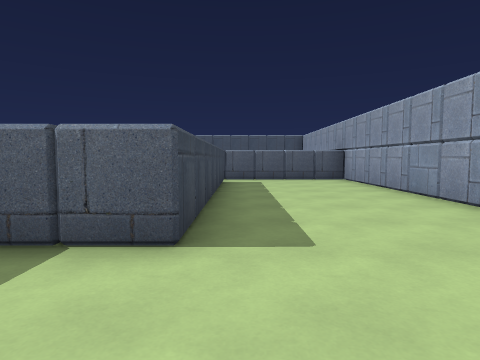
view 1 (above)

16 first-person views from a walk through a level from a Godot 3-D game. The camera is 1.3 m above the floor, tilts 4° down and sees 75° across. The floor is counted in squares, 1.8 m on a side. Each view is taken from the middle of a square. On the plan, view 1 faces up. The plan holds only what a view shows up to about 10 squares ahead; the rest is blank. Some surface patterns are stand-ins.

view 2
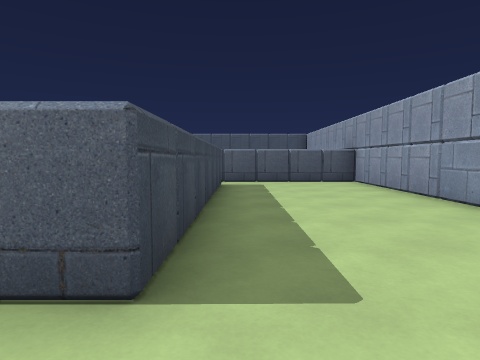

view 3
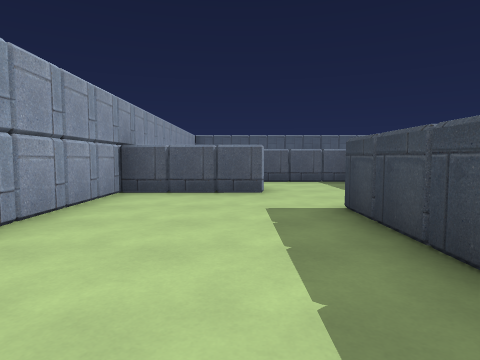

view 4
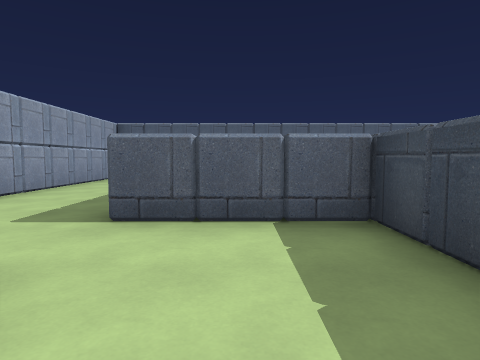

view 5
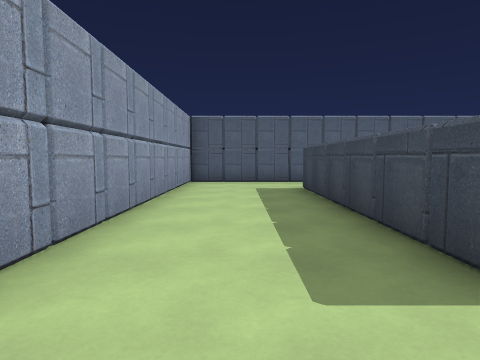

view 6
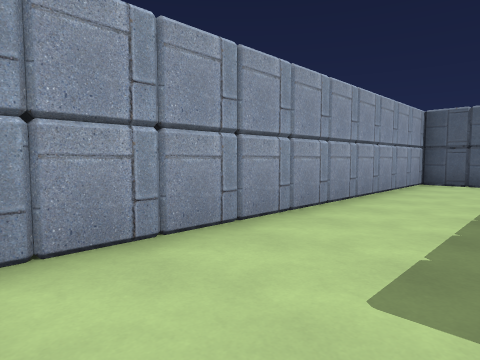

view 7
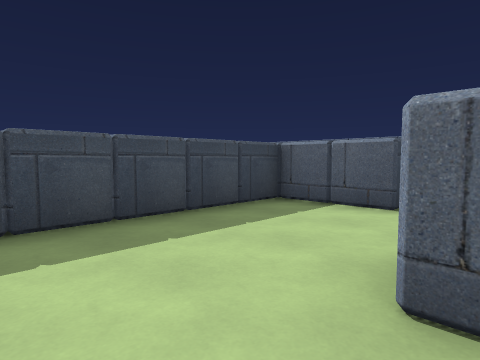

view 8
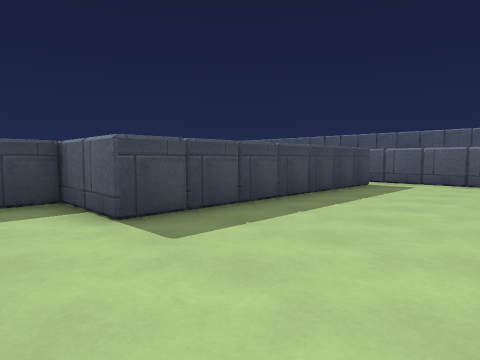

view 9
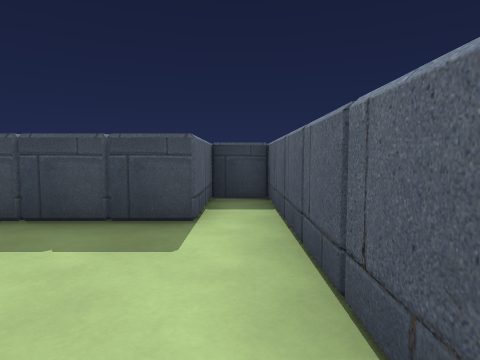

view 10
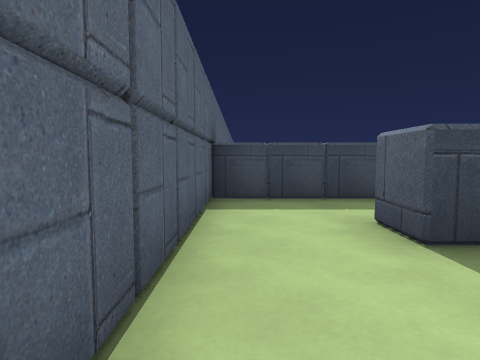

view 11
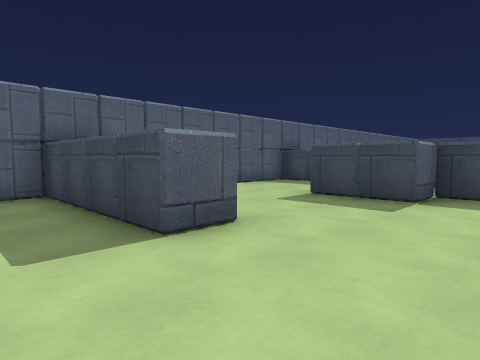

view 12
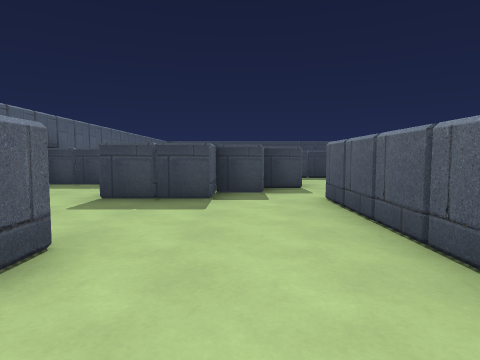

view 13
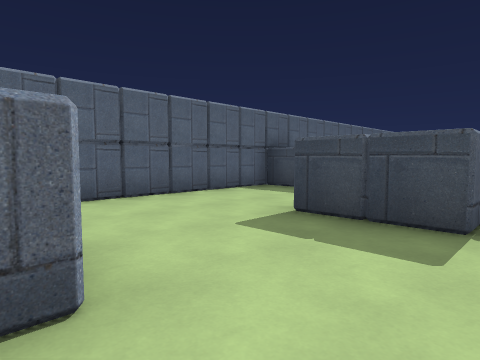

view 14
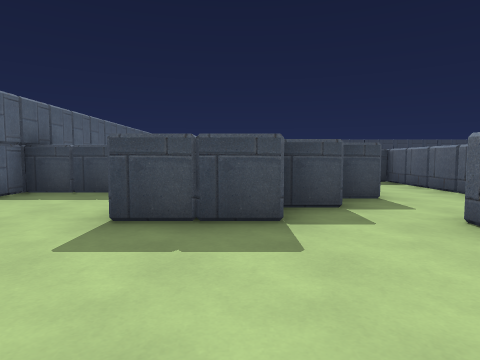

view 15
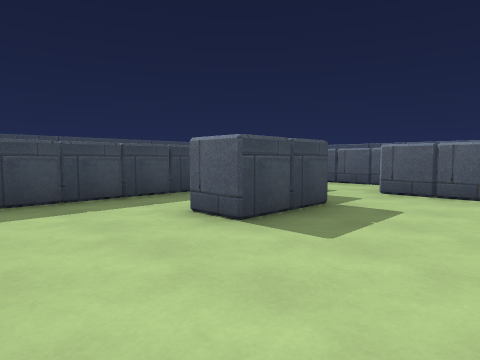

view 16
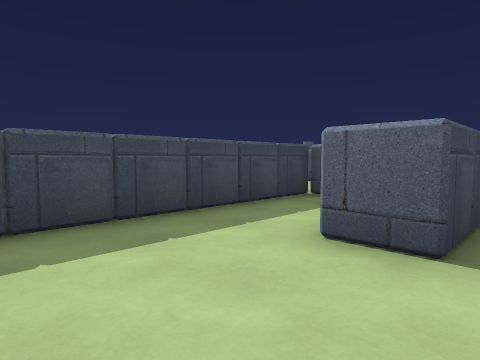

### Floor plan
Points are (right, up) in squares from view 1. A wall is a line through its corners. A room is listed if a view was taken in it or the views show most of it. See-through windows are left out.
Room 1 (views 1, 2, 3, 4, 5, 6, 7, 8, 9, 10)
walls: (0.5, 0.5) (3.5, 0.5) (3.5, 10.5) (-2.5, 10.5) (-2.5, 9.5) (-0.5, 9.5) (-0.5, 2.5) (-2.5, 2.5) (-2.5, -2.5) (0.5, -2.5); (-0.4, 3.6) (-0.5, 2.5); (-2.4, -0.5) (-2.5, -1.6); (-0.5, 4.5) (-0.4, 3.4); (0.5, -2.9) (0.5, -8.5); (-1.6, -2.4) (-0.5, -2.5); (-1.6, -2.5) (-0.4, -2.4); (0.5, -3.4) (0.6, -4.5); (0.4, -10.4) (1.5, -10.5); (0.5, -10.5) (3.5, -10.5) (3.5, -1.2)
ways out: opening at (0, -9.5) to room 3
Room 2 (views 11, 12, 13, 14, 15, 16)
walls: (-6.4, -6.4) (-6.5, -7.5) (-7.5, -7.5); (-6.5, -5.5) (-6.5, -7.5); (-7.5, -4.5) (-7.5, -5.5) (-6.5, -5.5) (-6.4, -6.5); (-3.5, -6.5) (-2.5, -6.5); (-8.5, -3.5) (-8.5, -4.5); (-9.5, -4.5) (-9.5, -10.5) (-4.8, -10.5); (-2.9, -3.5) (-6.5, -3.5); (-9.4, -8.4) (-9.5, -9.5); (-7.1, -1.5) (-9.6, -1.5)
ways out: opening at (-1.5, -7.5) to room 3; opening at (-9, -2.5)
Room 3 (no view inside)
walls: (0.5, -8.5) (-0.5, -8.5); (-2.5, -6.5) (-2.5, -10.5) (0.5, -10.5)
ways out: opening at (0, -9.5) to room 1; opening at (-1.5, -7.5) to room 2

Where each view was taken, in squares from view 1:
view 1: 0 up, 0 right, facing up
view 2: 1 up, 0 right, facing up
view 3: 7 up, 1 right, facing down
view 4: 1 up, 1 left, facing down
view 5: 1 down, 2 right, facing down
view 6: 1 down, 1 right, facing down-right
view 7: 2 down, 1 right, facing up-left
view 8: 1 up, 3 right, facing up-left
view 9: 10 up, 3 right, facing left
view 10: 10 down, 3 right, facing left
view 11: 4 down, 1 left, facing down-left
view 12: 5 down, 1 left, facing left
view 13: 5 down, 3 left, facing down-left
view 14: 6 down, 3 left, facing left
view 15: 10 down, 4 left, facing up-left
view 16: 10 down, 6 left, facing up-left
